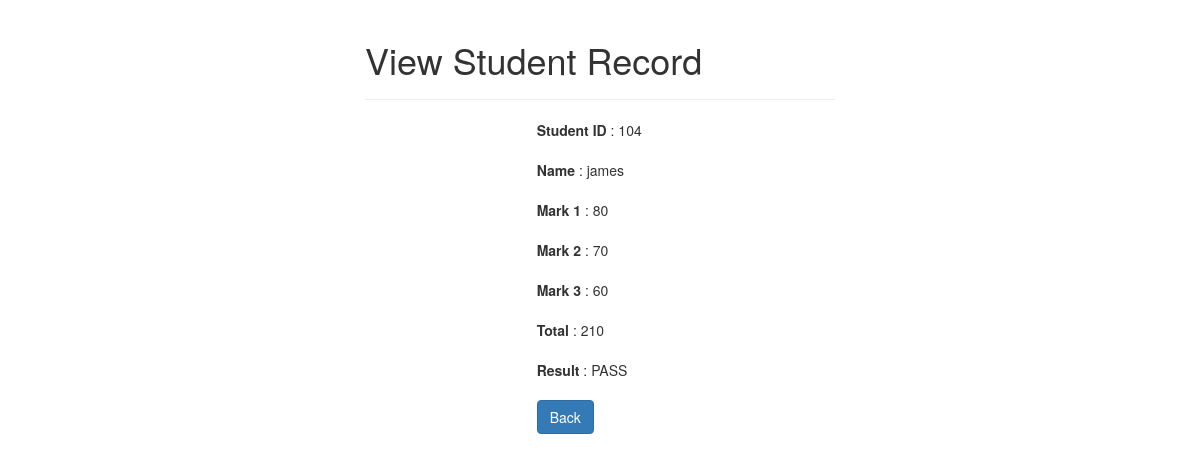
Screenshot of /read.php?id=104 with the database file from the repository.
### tables this page shows
CREATE TABLE IF NOT EXISTS `student` (
  `studentid` int(11) NOT NULL,
  `name` varchar(100) NOT NULL,
  `mark1` int(11) NOT NULL,
  `mark2` int(11) NOT NULL,
  `mark3` int(11) NOT NULL,
  `total` int(11) NOT NULL,
  `result` varchar(10) DEFAULT NULL
);

### read.php (the view, shortened to what this page needs)
<?php
require_once 'connection.php';
?>
<!DOCTYPE html>
<html lang="en">
<head>
   <link rel="stylesheet" href="include/bootstrap.css">
</head>
<body>
    <div class="wrapper">
        <div class="container-fluid">
            <div class="row">
                <div class="col-md-12">
                    <div class="page-header">
                        <h1>View Student Record</h1>
                    </div>
                        <?php
                    $studentid = $_GET['id'];
                     $sql = "select * from student where studentid=$studentid";
                    $result = $connect->query($sql);
                          if($result->num_rows > 0) {
                            if($row = $result->fetch_assoc()) {
                            ?>
                <div class="col-lg-4 col-lg-offset-4">
                    <div class="form-group">
                            <label>Student ID </label>
                         : <?php echo $row['studentid']  ?>
                        </div>
                        <div class="form-group">
                            <label>Name</label>
                              : <?php echo $row['name']  ?>
                        </div>
                        <div class="form-group">
                            <label>Mark 1</label>
                         : <?php echo $row['mark1']  ?>
                        </div>
                        <div class="form-group">
                            <label>Mark 2</label>
                           : <?php echo $row['mark2']  ?>
                        </div>
                    <div class="form-group">
                            <label>Mark 3</label>
                            : <?php echo $row['mark3']  ?>
                        </div>
                    <div class="form-group">
                            <label>Total </label>
                              : <?php echo $row['total']  ?>
                        </div>
                    <div class="form-group">
                            <label>Result </label>
                            : <?php echo $row['result']  ?>
                        </div>
                            <?php
                         }
                         }
                         else
                         {
                          echo  "<p class='lead'><em>No records were found.</em></p>";
                         }
                         ?>
                    <p><a href="index.php" class="btn btn-primary">Back</a></p>
                      </div>
                </div>
            </div>
        </div>
    </div>
</body>
</html>

### read.php (style rules this page uses)
.wrapper { width: 500px; margin: 0 auto; }

### rows the page displays
student: studentid "104", name "james", mark1 "80", mark2 "70", mark3 "60", total "210", result "PASS"
